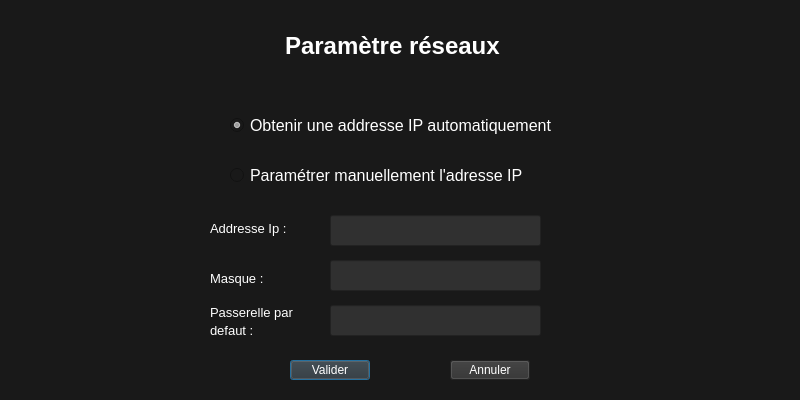
<?xml version="1.0" encoding="UTF-8"?>
<ui version="4.0">
 <class>parametrepage</class>
 <widget class="QDialog" name="parametrepage">
  <property name="geometry">
   <rect>
    <x>0</x>
    <y>0</y>
    <width>800</width>
    <height>400</height>
   </rect>
  </property>
  <property name="windowTitle">
   <string>Dialog</string>
  </property>
  <property name="styleSheet">
   <string notr="true">background-color:rgb(25, 25, 25)</string>
  </property>
  <widget class="QLabel" name="labTitre">
   <property name="geometry">
    <rect>
     <x>285</x>
     <y>30</y>
     <width>231</width>
     <height>31</height>
    </rect>
   </property>
   <property name="font">
    <font>
     <pointsize>18</pointsize>
     <weight>75</weight>
     <bold>true</bold>
    </font>
   </property>
   <property name="styleSheet">
    <string notr="true">color: white;</string>
   </property>
   <property name="text">
    <string>Paramètre réseaux</string>
   </property>
  </widget>
  <widget class="QRadioButton" name="rbutIpAuto">
   <property name="geometry">
    <rect>
     <x>230</x>
     <y>90</y>
     <width>331</width>
     <height>71</height>
    </rect>
   </property>
   <property name="font">
    <font>
     <pointsize>12</pointsize>
    </font>
   </property>
   <property name="styleSheet">
    <string notr="true">color: white;</string>
   </property>
   <property name="text">
    <string>Obtenir une addresse IP automatiquement</string>
   </property>
   <property name="checked">
    <bool>true</bool>
   </property>
  </widget>
  <widget class="QRadioButton" name="rbutIpMan">
   <property name="geometry">
    <rect>
     <x>230</x>
     <y>140</y>
     <width>331</width>
     <height>71</height>
    </rect>
   </property>
   <property name="font">
    <font>
     <pointsize>12</pointsize>
    </font>
   </property>
   <property name="styleSheet">
    <string notr="true">color: white;</string>
   </property>
   <property name="text">
    <string>Paramétrer manuellement l'adresse IP</string>
   </property>
  </widget>
  <widget class="QLabel" name="labAddIp">
   <property name="geometry">
    <rect>
     <x>210</x>
     <y>220</y>
     <width>101</width>
     <height>16</height>
    </rect>
   </property>
   <property name="font">
    <font>
     <pointsize>10</pointsize>
    </font>
   </property>
   <property name="styleSheet">
    <string notr="true">color: white;</string>
   </property>
   <property name="text">
    <string>Addresse Ip :</string>
   </property>
  </widget>
  <widget class="QLabel" name="labMasque">
   <property name="geometry">
    <rect>
     <x>210</x>
     <y>270</y>
     <width>81</width>
     <height>16</height>
    </rect>
   </property>
   <property name="font">
    <font>
     <pointsize>10</pointsize>
    </font>
   </property>
   <property name="styleSheet">
    <string notr="true">color: white;</string>
   </property>
   <property name="text">
    <string>Masque :</string>
   </property>
  </widget>
  <widget class="QLabel" name="labPass">
   <property name="geometry">
    <rect>
     <x>210</x>
     <y>304</y>
     <width>91</width>
     <height>16</height>
    </rect>
   </property>
   <property name="font">
    <font>
     <pointsize>10</pointsize>
    </font>
   </property>
   <property name="styleSheet">
    <string notr="true">color: white;</string>
   </property>
   <property name="text">
    <string>Passerelle par </string>
   </property>
  </widget>
  <widget class="QLabel" name="labPass2">
   <property name="geometry">
    <rect>
     <x>210</x>
     <y>320</y>
     <width>81</width>
     <height>20</height>
    </rect>
   </property>
   <property name="font">
    <font>
     <pointsize>10</pointsize>
    </font>
   </property>
   <property name="styleSheet">
    <string notr="true">color: white;</string>
   </property>
   <property name="text">
    <string>defaut :</string>
   </property>
  </widget>
  <widget class="QLineEdit" name="ip">
   <property name="geometry">
    <rect>
     <x>330</x>
     <y>215</y>
     <width>211</width>
     <height>31</height>
    </rect>
   </property>
   <property name="font">
    <font>
     <pointsize>10</pointsize>
    </font>
   </property>
   <property name="styleSheet">
    <string notr="true">background-color:rgb(48, 48, 48);
color: white;
</string>
   </property>
   <property name="text">
    <string/>
   </property>
   <property name="maxLength">
    <number>15</number>
   </property>
   <property name="echoMode">
    <enum>QLineEdit::Normal</enum>
   </property>
  </widget>
  <widget class="QLineEdit" name="masque">
   <property name="geometry">
    <rect>
     <x>330</x>
     <y>260</y>
     <width>211</width>
     <height>31</height>
    </rect>
   </property>
   <property name="font">
    <font>
     <pointsize>10</pointsize>
    </font>
   </property>
   <property name="styleSheet">
    <string notr="true">background-color:rgb(48, 48, 48);
color: white;
</string>
   </property>
   <property name="text">
    <string/>
   </property>
   <property name="maxLength">
    <number>15</number>
   </property>
   <property name="echoMode">
    <enum>QLineEdit::Normal</enum>
   </property>
  </widget>
  <widget class="QLineEdit" name="passerelle">
   <property name="geometry">
    <rect>
     <x>330</x>
     <y>305</y>
     <width>211</width>
     <height>31</height>
    </rect>
   </property>
   <property name="font">
    <font>
     <pointsize>10</pointsize>
    </font>
   </property>
   <property name="styleSheet">
    <string notr="true">background-color:rgb(48, 48, 48);
color: white;
</string>
   </property>
   <property name="text">
    <string/>
   </property>
   <property name="maxLength">
    <number>15</number>
   </property>
   <property name="echoMode">
    <enum>QLineEdit::Normal</enum>
   </property>
  </widget>
  <widget class="QPushButton" name="butValide">
   <property name="geometry">
    <rect>
     <x>290</x>
     <y>360</y>
     <width>80</width>
     <height>20</height>
    </rect>
   </property>
   <property name="styleSheet">
    <string notr="true">color : white;
background-color:rgb(48, 48, 48)</string>
   </property>
   <property name="text">
    <string>Valider</string>
   </property>
  </widget>
  <widget class="QPushButton" name="butAnnule">
   <property name="geometry">
    <rect>
     <x>450</x>
     <y>360</y>
     <width>80</width>
     <height>20</height>
    </rect>
   </property>
   <property name="styleSheet">
    <string notr="true">color : white;
background-color:rgb(48, 48, 48)</string>
   </property>
   <property name="text">
    <string>Annuler</string>
   </property>
  </widget>
 </widget>
 <resources/>
 <connections/>
</ui>
